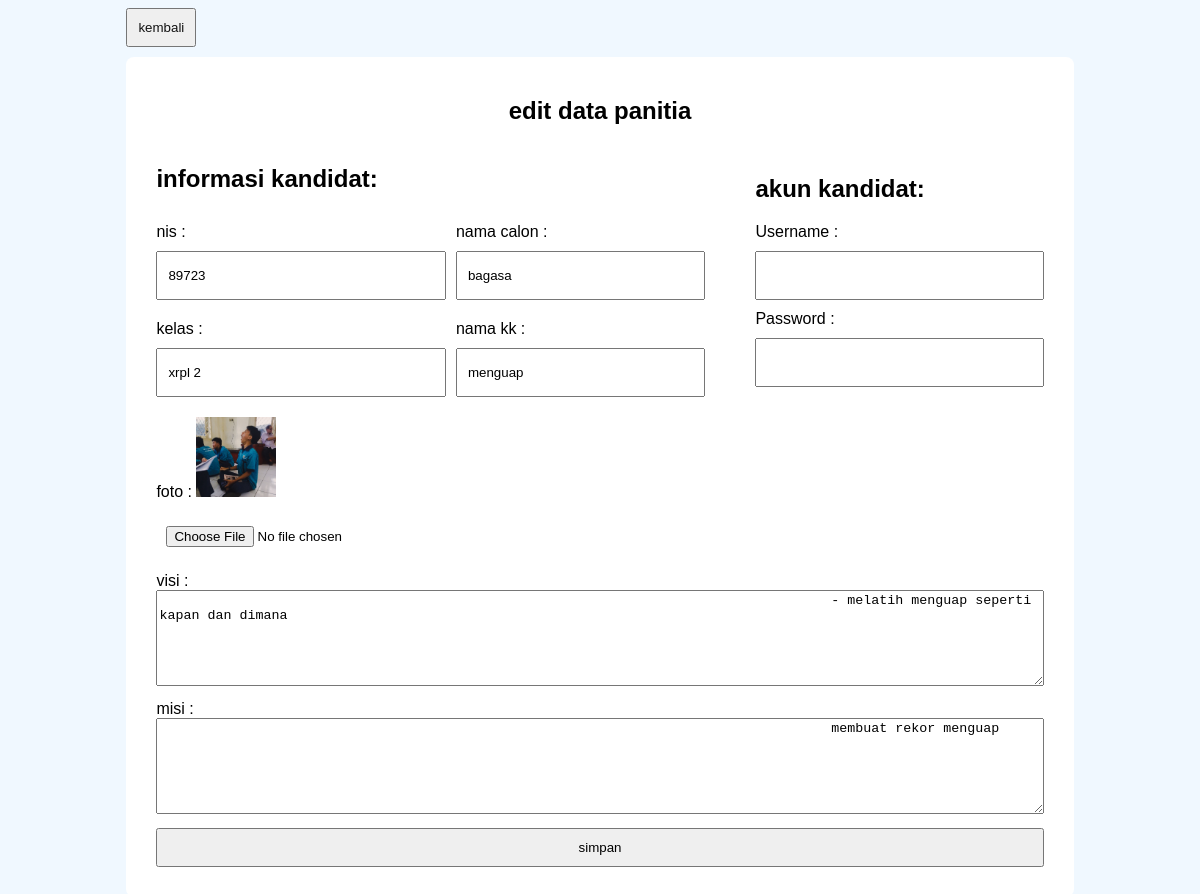
The app's page /admin/kandidat/edit.php?id_kandidat=17 with its own data.
### tables this page shows
CREATE TABLE `kandidat` (
  `id_kandidat` int(11) NOT NULL,
  `nis` int(11) NOT NULL,
  `nama_calon` varchar(50) NOT NULL,
  `kelas` varchar(10) NOT NULL,
  `foto` varchar(150) NOT NULL,
  `visi` text NOT NULL,
  `misi` text NOT NULL,
  `id_kk` int(11) NOT NULL,
  `jumlah_suara` bigint(20) NOT NULL,
  `user_id` int(11) NOT NULL
);

CREATE TABLE `konsentrasi_keahlian` (
  `id_kk` int(11) NOT NULL,
  `nama_kk` varchar(50) NOT NULL
);

### controlRequest.php (called while the page is built, shortened)
<?php
require_once "Users.php";
require_once "Kandidat.php";
$database = new Database();
$db = $database->openConnection();
$kandidat = new Kandidat($db);
if(isset($_GET['id_kandidat'])) {
    $kandidat->id_kandidat =  $_GET['id_kandidat'];
    $kandidat->findKandidat();
}
?>

### Kandidat.php (called while the page is built, shortened)
<?php
require_once 'Users.php';
class Kandidat extends Users {
    public $id_kandidat;
        public function findKandidat() {
            $query = "SELECT kandidat.*,  konsentrasi_keahlian.* FROM kandidat JOIN konsentrasi_keahlian ON kandidat.id_kk = konsentrasi_keahlian.id_kk JOIN users ON kandidat.user_id = users.user_id WHERE id_kandidat = " . $this->id_kandidat;
            $result = $this->conn->query($query);
            $row = mysqli_fetch_assoc($result);
            $this->id_kandidat  = $row['id_kandidat'];
            $this->nama_calon    = $row['nama_calon'];
            $this->nis =  $row['nis'];
            $this->kelas   = $row['kelas'];
            $this->foto     = $row['foto'];
            $this->visi = $row['visi'];
            $this->misi = $row['misi'];
            $this->nama_kk  = $row['nama_kk'];
        }
}

### Users.php (called while the page is built, shortened)
<?php
  class Users  {
    public function __construct($db) {
        $this->conn = $db;
    }
  }

### admin/kandidat/form.php (the view)
<div class="grid gap20">
    <div class="">
        <h2>informasi kandidat: </h2>
        <div class="grid">
            <div class="top-sm">
                <label for="nis">nis :</label>
                <input  value="<?= isset($_GET['id_kandidat']) ? $kandidat->nis : ''; ?>" type="number" name="nis" required >
            </div>
            <div class="top-sm">
                <label for="nama_calon">nama calon :</label>
                <input  value="<?= isset($_GET['id_kandidat']) ? $kandidat->nama_calon : ''; ?>" type="text" name="nama_calon" id="nama_calon" required>
            </div>
            <div class="top-sm">
                <label for="kelas">kelas :</label>
                <input  value="<?= isset($_GET['id_kandidat']) ? $kandidat->kelas : ''; ?>" type="text" name="kelas" id="kelas" required>
            </div>
            <div class="top-sm">
                <label for="nama_kk">nama kk :</label>
                <input  value="<?= isset($_GET['id_kandidat']) ? $kandidat->nama_kk : ''; ?>" type="text" name="nama_kk" id="nama_kk" required>
            </div>
            <div class="top-sm">
                <label for="foto">foto :</label>
                <?php if(isset($_GET['id_kandidat']))  {
                  ?>
                  <img src='../../assets/poto_kandidat/<?= isset($_GET['id_kandidat']) ? $kandidat->foto : ''; ?>' width='80px'>
                  <?php
                } ?>
                <input type="file" name="foto" id="foto" style="width: 100%;">
            </div>
        </div>
    </div>
    <div class="top-sm">
        <div class="top-sm">
            <h2>akun kandidat: </h2>
                <label for="username">Username :</label>
                <input type="text" value="<?= isset($_GET['id_kandidat']) ? $kandidat->username : ''; ?>" name="username" id="username" required>
            </div>
            <div class="top-sm">
                <label for="password">Password :</label>
                <input type="password" value="<?= isset($_GET['id_kandidat']) ? $kandidat->password : ''; ?>" name="password" id="password" required>
            </div>
    </div>
</div>
    <div class="top-sm">
        <label for="visi">visi :</label>
        <br>
        <textarea name="visi" id="visi" cols="30" rows="6" style="width: 100%;">
        <?= isset($_GET['id_kandidat']) ? $kandidat->visi : ''; ?>
    </textarea>
    </div>
        <div class="top-sm">
        <label for="misi">misi :</label>
    <br>
        <textarea name="misi" id="misi" cols="30" rows="6" style="width: 100%;">
        <?= isset($_GET['id_kandidat']) ? $kandidat->misi : ''; ?>
    </textarea>
    </div>

### assets/css/style.css (style rules this page uses)
* { box-sizing: border-box; }
body { background-color: aliceblue; font-family: 'Gill Sans', 'Gill Sans MT', Calibri, 'Trebuchet MS', sans-serif; }
input,select { padding: 15px 10px; margin-top: 10px; width: 100%; }
.grid { display: grid; gap: 10px; grid-template-columns: auto auto; }
.top-sm { margin-top: 10px; }
.gap20 { column-gap: 50px; }

### records on screen
kandidat: nis "89723", nama_calon "bagasa", kelas "xrpl 2", nama_kk "menguap", foto (picture), visi "- melatih menguap seperti kapan dan dimana", misi "membuat rekor menguap"
